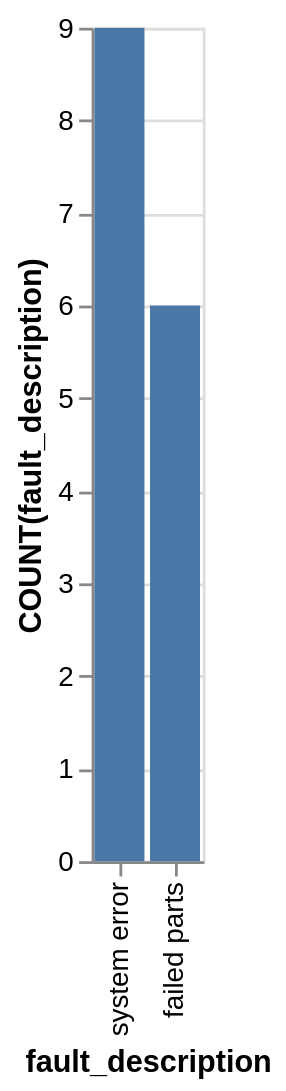

Write a Vega-Lite specification for this figure.
### Vega-Lite specification from a JSON file in a GitHub repository (floating-point values rounded to 4 significant figures)
{"data": {"values": [{"x_data": "system error", "y_data": 9}, {"x_data": "failed parts", "y_data": 6}]}, "mark": "bar", "encoding": {"x": {"field": "x_data", "type": "nominal", "title": "fault_description", "sort": "descending"}, "y": {"field": "y_data", "type": "quantitative", "title": "COUNT(fault_description)"}}}
